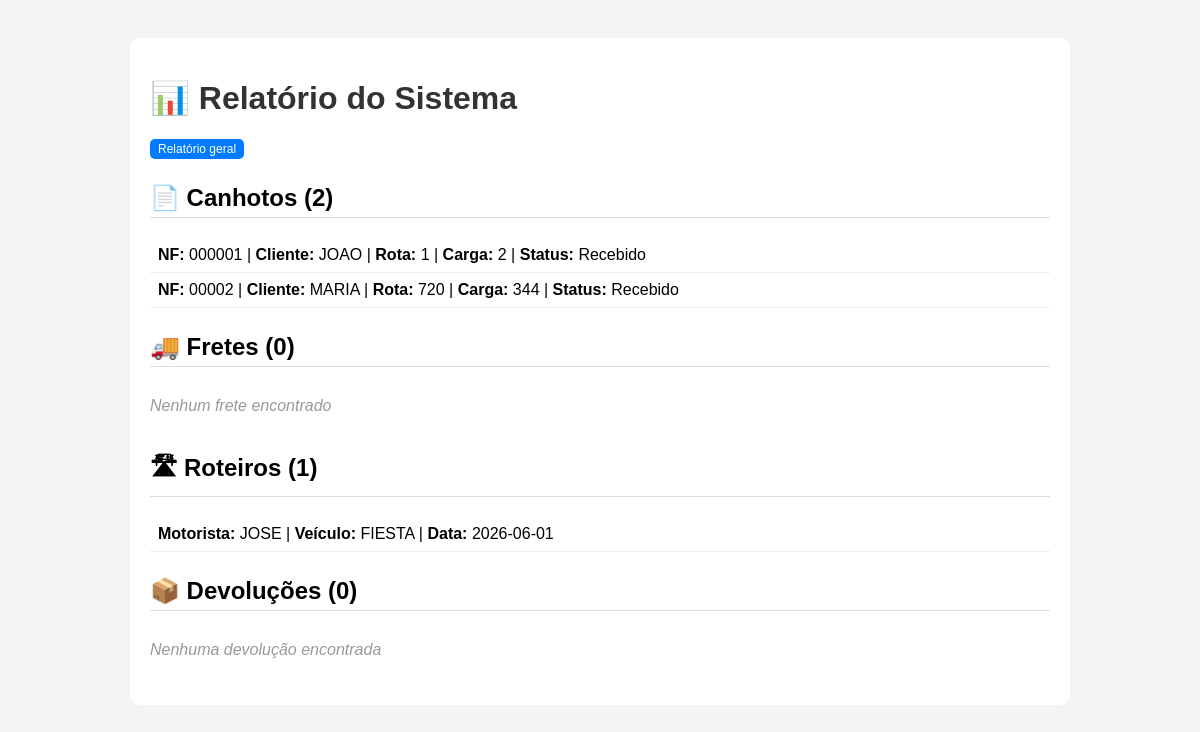
Screenshot of /relatorios with the database file from the repository.
### tables this page shows
CREATE TABLE canhotos (
        id INTEGER PRIMARY KEY AUTOINCREMENT,
        nota_fiscal TEXT,
        cliente TEXT,
        rota TEXT,
        carga TEXT,
        data_entrega TEXT,
        status TEXT
    );

CREATE TABLE roteiros (
        id INTEGER PRIMARY KEY AUTOINCREMENT,
        motorista TEXT,
        veiculo TEXT,
        data_saida TEXT,
        destinos TEXT
    , codigo_roteiro TEXT);

### main.py (the view)
@app.route("/relatorios")
def relatorios_page():
    conn = get_db()
    canhotos = conn.execute("SELECT * FROM canhotos").fetchall()
    fretes = conn.execute("SELECT * FROM fretes").fetchall()
    roteiros = conn.execute("SELECT * FROM roteiros").fetchall()
    devolucoes = conn.execute("SELECT * FROM devolucoes").fetchall()
    conn.close()
    return render_template(
        "relatorios.html",
        data="Relatório geral",
        canhotos=canhotos,
        fretes=fretes,
        roteiros=roteiros,
        devolucoes=devolucoes
    )

### main.py (called while the page is built)
def get_db():
    conn = sqlite3.connect("database.db")
    conn.row_factory = sqlite3.Row
    return conn

### templates/relatorios.html (shortened to what this page needs)
<!DOCTYPE html>
<html lang="pt-BR">
<head>
</head>
<body>
<div class="container">
<h1>📊 Relatório do Sistema</h1>
<p><span class="badge">{{ data }}</span></p>
<h2>📄 Canhotos ({{ canhotos|length if canhotos else 0 }})</h2>
<ul>
{% if canhotos %}
    {% for c in canhotos %}
    <li>
        <b>NF:</b> {{ c.nota_fiscal }} |
        <b>Cliente:</b> {{ c.cliente }} |
        <b>Rota:</b> {{ c.rota }} |
        <b>Carga:</b> {{ c.carga }} |
        <b>Status:</b> {{ c.status }}
    </li>
    {% endfor %}
{% else %}
    <div class="empty">Nenhum canhoto encontrado</div>
{% endif %}
</ul>
<h2>🚚 Fretes ({{ fretes|length if fretes else 0 }})</h2>
<ul>
{% if fretes %}
    {% for f in fretes %}
    <li>
        <b>Rota:</b> {{ f.rota }} |
        <b>Placa:</b> {{ f.placa }} |
        <b>Peso:</b> {{ f.peso }} kg |
        <b>Valor:</b> R$ {{ f.valor_total }}
    </li>
    {% endfor %}
{% else %}
    <div class="empty">Nenhum frete encontrado</div>
{% endif %}
</ul>
<h2>🛣 Roteiros ({{ roteiros|length if roteiros else 0 }})</h2>
<ul>
{% if roteiros %}
    {% for r in roteiros %}
    <li>
        <b>Motorista:</b> {{ r.motorista }} |
        <b>Veículo:</b> {{ r.veiculo }} |
        <b>Data:</b> {{ r.data_saida }}
    </li>
    {% endfor %}
{% else %}
    <div class="empty">Nenhum roteiro encontrado</div>
{% endif %}
</ul>
<h2>📦 Devoluções ({{ devolucoes|length if devolucoes else 0 }})</h2>
<ul>
{% if devolucoes %}
    {% for d in devolucoes %}
    <li>
        <b>NF:</b> {{ d.nota_fiscal }} |
        <b>Motivo:</b> {{ d.motivo }} |
        <b>Status:</b> {{ d.status }}
    </li>
    {% endfor %}
{% else %}
    <div class="empty">Nenhuma devolução encontrada</div>
{% endif %}
</ul>
</div>
</body>
</html>

### templates/relatorios.html (style rules this page uses)
body { font-family: Arial; padding: 30px; background: #f4f4f4; }
.container { max-width: 900px; margin: auto; background: white; padding: 20px; border-radius: 10px; }
h1 { color: #333; }
h2 { margin-top: 25px; border-bottom: 1px solid #ddd; padding-bottom: 5px; }
ul { list-style: none; padding: 0; }
li { padding: 8px; border-bottom: 1px solid #eee; }
.badge { display: inline-block; padding: 3px 8px; border-radius: 5px; background: #007bff; color: white; font-size: 12px; }
.empty { color: #999; font-style: italic; padding: 10px 0; }

### rows the page displays
canhotos: nota_fiscal "000001", cliente "JOAO", rota "1", carga "2", status "Recebido"
canhotos: nota_fiscal "00002", cliente "MARIA", rota "720", carga "344", status "Recebido"
roteiros: motorista "JOSE", veiculo "FIESTA", data_saida "2026-06-01"

### other values shown
{{ data }} "Relatório geral"
{{ canhotos|length if canhotos else 0 }} "2"
{{ fretes|length if fretes else 0 }} "0"
{{ roteiros|length if roteiros else 0 }} "1"
{{ devolucoes|length if devolucoes else 0 }} "0"
